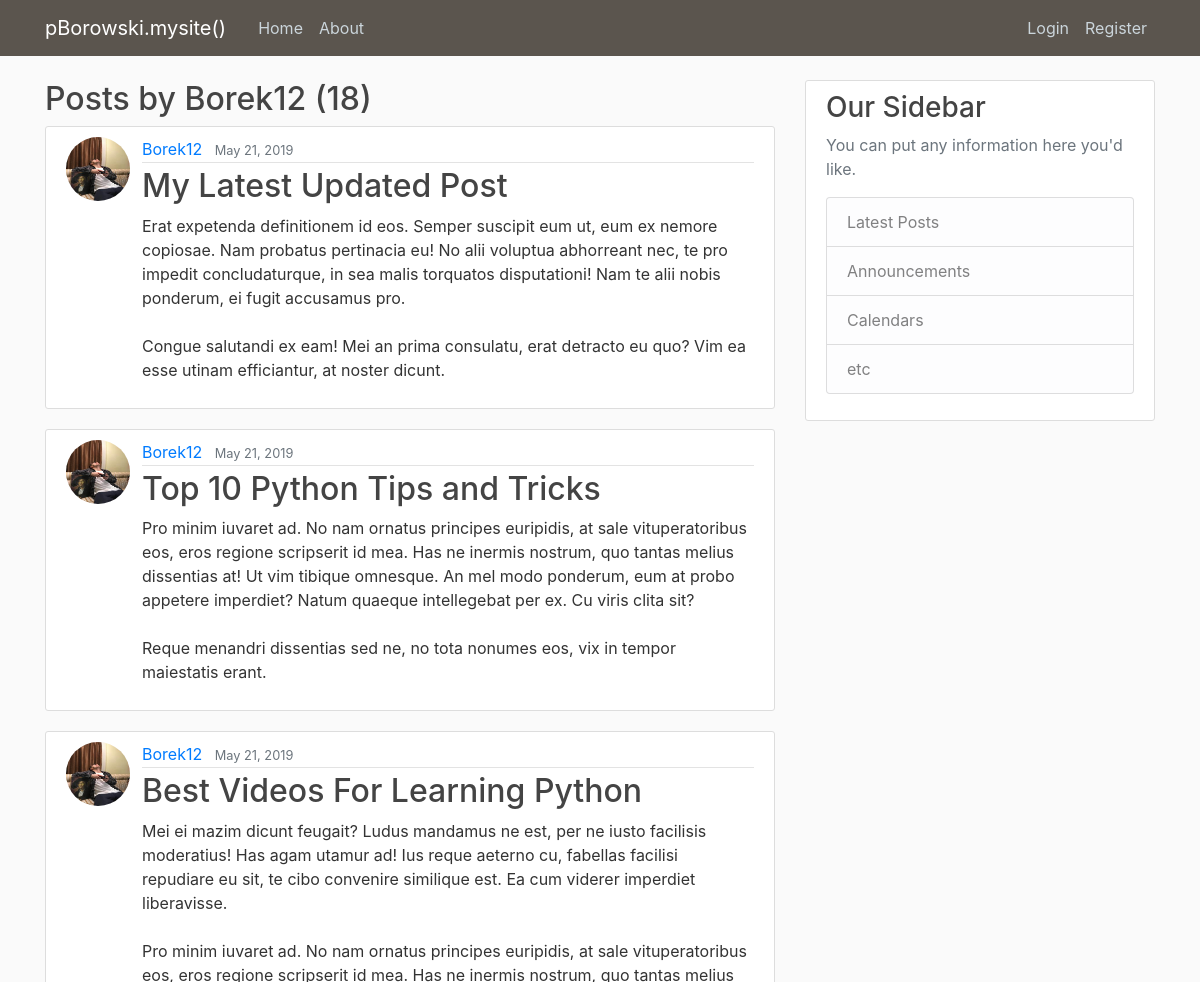
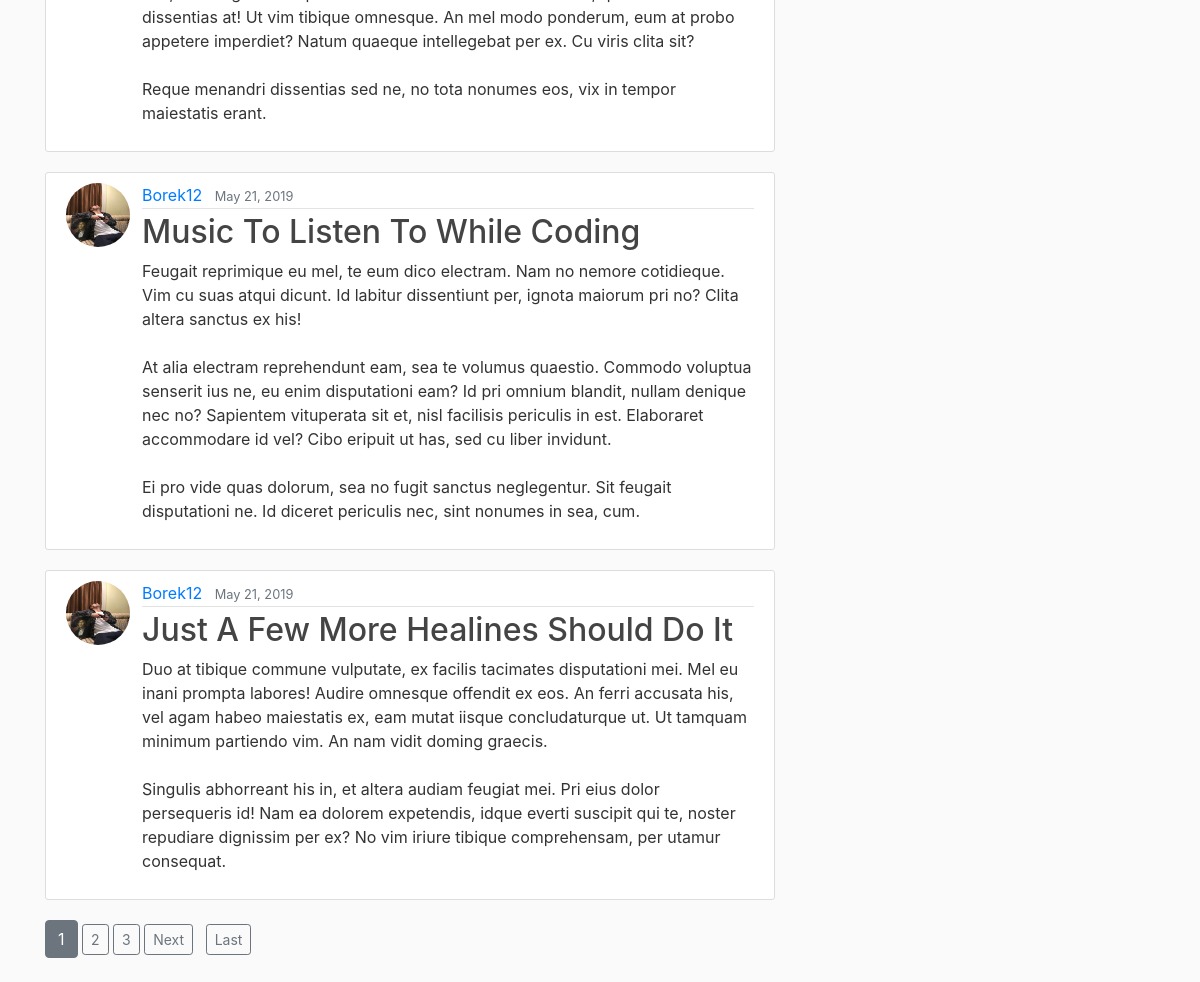
Page /user/Borek12 on the committed database (2 pictures, top to bottom).
### blog/models.py (models this page shows, shortened)
class Post(models.Model):
    title = models.CharField(max_length=100)
    content = models.TextField()
    date_posted = models.DateTimeField(default=timezone.now)
    author = models.ForeignKey(User, on_delete=models.CASCADE)

### users/models.py (models this page shows, shortened)
class Profile(models.Model):
    user = models.OneToOneField(User, on_delete=models.CASCADE)
    image = models.ImageField(default='default.jpg', upload_to='profile_pics')

### blog/views.py (the view)
# urls.py: path('user/<str:username>', UserPostListView.as_view(), name="user-posts"),
class UserPostListView(ListView):
    model = Post
    template_name = 'blog/user_posts.html'    # <app>/<model>_<viewtype>.html
    context_object_name = 'posts'
    paginate_by = 5
    def get_queryset(self):
        user = get_object_or_404(User, username=self.kwargs.get('username'))
        return Post.objects.filter(author=user).order_by('-date_posted')

### blog/templates/blog/user_posts.html (shortened to what this page needs)
{% extends "blog/base.html" %}
{% block content %}
    <h2>Posts by {{ view.kwargs.username }} ({{ page_obj.paginator.count }})</h2>
    {% for post in posts %}
      <article class="media content-section">
        <img class="rounded-circle account-img-post" src="{{ post.author.profile.image.url }}">
        <div class="media-body">
          <div class="article-metadata">
            <a class="mr-2" href="{% url 'user-posts' post.author.username %}">{{ post.author }}</a>
            <small class="text-muted">{{ post.date_posted|date:"F d, Y"}}</small>
          </div>
          <h2><a class="article-title" href="{% url "post-detail" post.id %}">{{ post.title }}</a></h2>
          <p class="article-content">{{ post.content }}</p>
        </div>
      </article>
    {% endfor %}
    <div class="mx-auto">
        {% if is_paginated %}
            {% for num in page_obj.paginator.page_range  %}
                {% if page_obj.number == num %}
                    <a class="btn btn-secondary mb-4" href="?page={{ num }}">{{ num }}</a>
                {% elif num > page_obj.number|add:'-3' and num < page_obj.number|add:'3' %}
                    <a class="btn btn-outline-secondary btn-sm mb-4" href="?page={{ num }}">{{ num }}</a>
                {% endif %}
            {% endfor %}
            {% if page_obj.has_next %}
                <a class="btn btn-outline-secondary btn-sm mb-4 mr-1" href="?page={{ page_obj.next_page_number }}">Next</a>
                <a class="btn btn-outline-secondary btn-sm mb-4 ml-1" href="?page={{ page_obj.paginator.num_pages }}">Last</a>
            {% endif %}
        {% endif %}
    </div>
{% endblock content %}

### blog/static/blog/main.css (style rules this page uses)
body { background: #fafafa; color: #333333; margin-top: 5rem; }
h1, h2, h3, h4, h5, h6 { color: #444444; }
.content-section { background: #ffffff; padding: 10px 20px; border: 1px solid #dddddd; border-radius: 3px; margin-bottom: 20px; }
.article-title { color: #444444; }
.article-content { white-space: pre-line; }
.article-metadata { padding-bottom: 1px; margin-bottom: 4px; border-bottom: 1px solid #e3e3e3 }
.account-img-post { height: 64px; width: 64px; margin-right: 12px; }

### rows in the picture
Post: author.profile.image (picture), author "Borek12", date_posted "May 21, 2019", title "My Latest Updated Post", content "Erat expetenda definitionem id eos. Semper suscipit eum ut, eum ex nemore copiosae. Nam probatus pertinacia eu! No alii voluptua abhorreant nec, te pro impedit concludaturque, in sea malis torquatos disputationi! Nam te alii nobis ponderum, ei fugit accusamus pro. Congue salutandi ex eam! Mei an prima consulatu, erat detracto eu quo? Vim ea esse utinam efficiantur, at noster dicunt."
Post: author.profile.image (picture), author "Borek12", date_posted "May 21, 2019", title "Top 10 Python Tips and Tricks", content "Pro minim iuvaret ad. No nam ornatus principes euripidis, at sale vituperatoribus eos, eros regione scripserit id mea. Has ne inermis nostrum, quo tantas melius dissentias at! Ut vim tibique omnesque. An mel modo ponderum, eum at probo appetere imperdiet? Natum quaeque intellegebat per ex. Cu viris clita sit? Reque menandri dissentias sed ne, no tota nonumes eos, vix in tempor maiestatis erant."
Post: author.profile.image (picture), author "Borek12", date_posted "May 21, 2019", title "Best Videos For Learning Python", content "Mei ei mazim dicunt feugait? Ludus mandamus ne est, per ne iusto facilisis moderatius! Has agam utamur ad! Ius reque aeterno cu, fabellas facilisi repudiare eu sit, te cibo convenire similique est. Ea cum viderer imperdiet liberavisse. Pro minim iuvaret ad. No nam ornatus principes euripidis, at sale vituperatoribus eos, eros regione scripserit id mea. Has ne inermis nostrum, quo tantas melius dissentias at! Ut vim tibique omnesque. An mel modo ponderum, eum at probo appetere imperdiet? Natum quaeque intellegebat per ex. Cu viris clita sit? Reque menandri dissentias sed ne, no tota nonumes eos, vix in tempor maiestatis erant."
Post: author.profile.image (picture), author "Borek12", date_posted "May 21, 2019", title "Music To Listen To While Coding", content "Feugait reprimique eu mel, te eum dico electram. Nam no nemore cotidieque. Vim cu suas atqui dicunt. Id labitur dissentiunt per, ignota maiorum pri no? Clita altera sanctus ex his! At alia electram reprehendunt eam, sea te volumus quaestio. Commodo voluptua senserit ius ne, eu enim disputationi eam? Id pri omnium blandit, nullam denique nec no? Sapientem vituperata sit et, nisl facilisis periculis in est. Elaboraret accommodare id vel? Cibo eripuit ut has, sed cu liber invidunt. Ei pro vide quas dolorum, sea no fugit sanctus neglegentur. Sit feugait disputationi ne. Id diceret periculis nec, sint nonumes in sea, cum."
Post: author.profile.image (picture), author "Borek12", date_posted "May 21, 2019", title "Just A Few More Healines Should Do It", content "Duo at tibique commune vulputate, ex facilis tacimates disputationi mei. Mel eu inani prompta labores! Audire omnesque offendit ex eos. An ferri accusata his, vel agam habeo maiestatis ex, eam mutat iisque concludaturque ut. Ut tamquam minimum partiendo vim. An nam vidit doming graecis. Singulis abhorreant his in, et altera audiam feugiat mei. Pri eius dolor persequeris id! Nam ea dolorem expetendis, idque everti suscipit qui te, noster repudiare dignissim per ex? No vim iriure tibique comprehensam, per utamur consequat."

### other values in the picture
{{ view.kwargs.username }} "Borek12"
{{ page_obj.paginator.count }} "18"
{{ num }} "1"
{{ num }} "2" "3"
